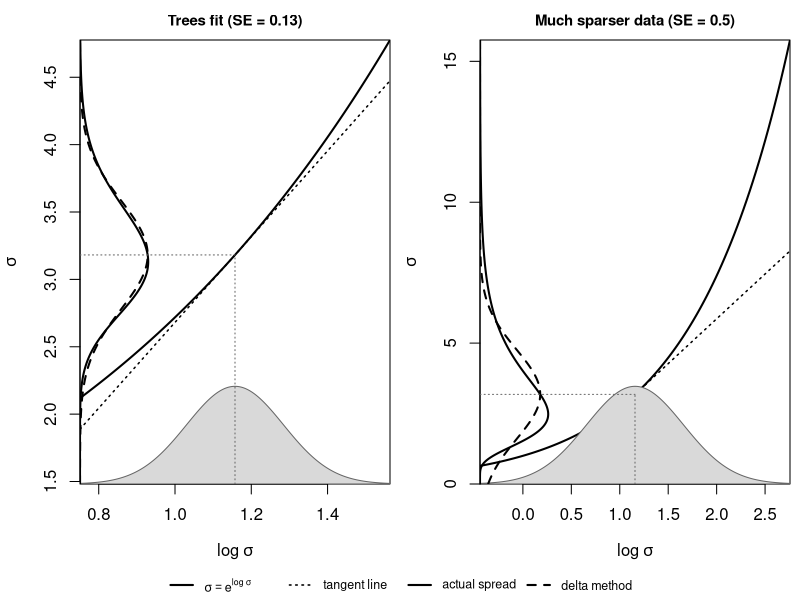
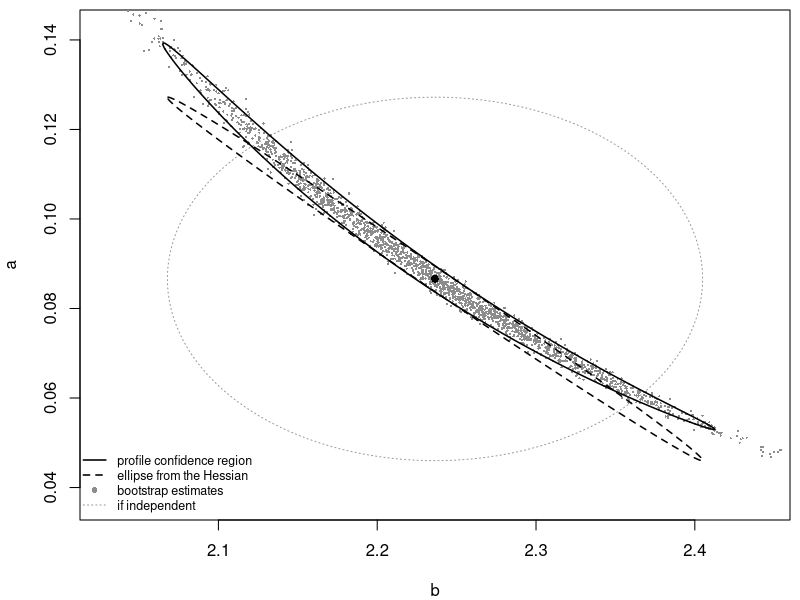
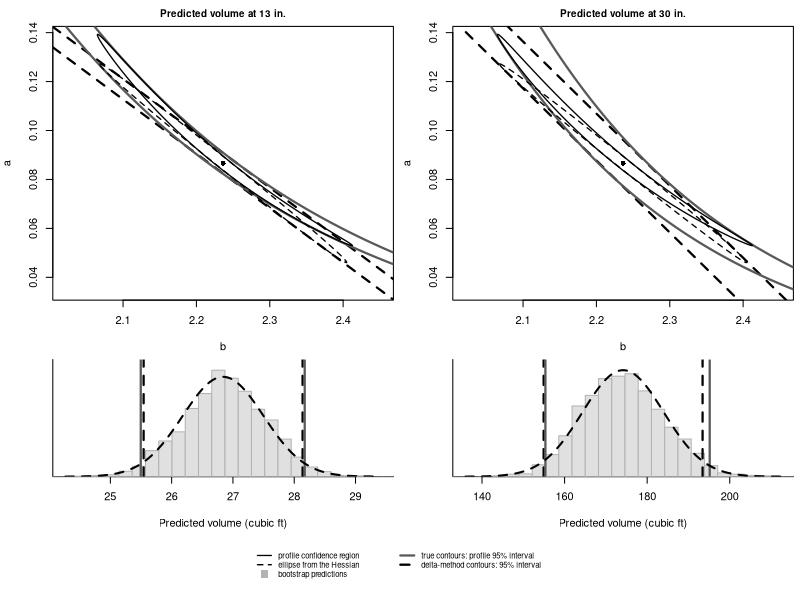

Write R code to recreate these figures, in order.
## ---- chunk 1
knitr::opts_chunk$set(echo = FALSE, warning = FALSE, message = FALSE,
                      fig.width = 6.5, fig.height = 3.2, fig.align = "center",
                      dev = "cairo_pdf")

diam <- trees$Girth      # diameter (in), mislabeled "Girth"
vol <- trees$Volume      # volume (cubic ft)
nll_power <- function(par) -sum(dnorm(vol, par[1] * diam^par[2], exp(par[3]), log = TRUE))
ctrl <- list(parscale = c(0.01, 0.1, 0.1), reltol = 1e-14, maxit = 5000)
fit <- optim(c(0.15, 2, log(3)), nll_power, control = ctrl)
theta <- fit$par
Sigma <- solve(optimHess(theta, nll_power))
a <- theta[1]; b <- theta[2]; log_sig <- theta[3]; sig <- exp(log_sig)
se <- sqrt(diag(Sigma))
r_ab <- cov2cor(Sigma)[1, 2]
Sab <- Sigma[1:2, 1:2]

vol_at <- function(d0) a * d0^b
grad_at <- function(d0) c(d0^b, a * d0^b * log(d0))
se_delta <- function(d0) { g <- grad_at(d0); sqrt(drop(t(g) %*% Sab %*% g)) }
se_nocov <- function(d0) { g <- grad_at(d0); sqrt(sum(g^2 * diag(Sab))) }

f1 <- function(x) formatC(x, format = "f", digits = 1)
f2 <- function(x) formatC(x, format = "f", digits = 2)
f3 <- function(x) formatC(x, format = "f", digits = 3)
d0 <- 13
g13 <- grad_at(d0)
## ---- chunk 2
# parametric bootstrap of (a, b), and the profile deviance surface for (a, b)
set.seed(746)
mu_fit <- a * diam^b
boot_ab <- t(replicate(2000, {
  v_sim <- rnorm(length(diam), mu_fit, sig)
  nll_sim <- function(p) -sum(dnorm(v_sim, p[1] * diam^p[2], exp(p[3]), log = TRUE))
  optim(theta, nll_sim, control = ctrl)$par[1:2]
}))
nll_prof <- function(aa, bb) {
  s2 <- mean((vol - aa * diam^bb)^2)
  length(vol) / 2 * (log(2 * pi * s2) + 1)
}
bg_prof <- seq(b - 4 * se[2], b + 4 * se[2], length.out = 600)
ag_prof <- seq(a - 4 * se[1], a + 4 * se[1], length.out = 600)
dev_prof <- 2 * (outer(bg_prof, ag_prof, Vectorize(function(bb, aa) nll_prof(aa, bb))) - fit$value)
## ---- chunk 3
r <- 1.96
ellipse_pts <- function(S, r) {
  t <- seq(0, 2 * pi, length.out = 200)
  pts <- t(c(a, b) + r * t(chol(S)) %*% rbind(cos(t), sin(t)))
  pts[, 2:1]
}
prof_region <- contourLines(bg_prof, ag_prof, dev_prof, levels = r^2)[[1]]
intervals <- function(d_pred) {
  s <- se_delta(d_pred); f_hat <- vol_at(d_pred)
  list(f_hat = f_hat, s = s, delta = f_hat + c(-1, 1) * r * s,
       prof = range(prof_region$y * d_pred^prof_region$x),
       boot = quantile(boot_ab[, 1] * d_pred^boot_ab[, 2], c(0.025, 0.975)))
}
iv13 <- intervals(13); iv30 <- intervals(30)
## ---- chunk 4
tangent_panel <- function(se_th, main) {
  th_lo <- log_sig - 3.2 * se_th; th_hi <- log_sig + 3.2 * se_th
  y_lo <- max(0, exp(th_lo) - 0.6 * (sig - exp(th_lo)))
  y_hi <- exp(th_hi)
  plot(NA, xlim = c(th_lo, th_hi), ylim = c(y_lo, y_hi), xaxs = "i", yaxs = "i",
       xlab = expression(log ~ sigma), ylab = expression(sigma), main = main, cex.main = 0.9)
  curve(exp(x), from = th_lo, to = th_hi, add = TRUE, lwd = 2)
  abline(a = sig - sig * log_sig, b = sig, lty = 3, lwd = 1.5)
  xx <- seq(th_lo, th_hi, length.out = 300)
  dx <- dnorm(xx, log_sig, se_th)
  hgt <- 0.22 * (y_hi - y_lo)
  polygon(c(xx, rev(xx)), c(y_lo + hgt * dx / max(dx), rep(y_lo, 300)),
          col = "grey85", border = "grey40")
  yy <- seq(y_lo, y_hi, length.out = 400)
  wid <- 0.22 * (th_hi - th_lo)
  d_exact <- dlnorm(yy, log_sig, se_th)
  d_delta <- dnorm(yy, sig, sig * se_th)
  top <- max(d_exact, d_delta)
  lines(th_lo + wid * d_exact / top, yy, lwd = 2)
  lines(th_lo + wid * d_delta / top, yy, lwd = 2, lty = 2)
  segments(log_sig, y_lo, log_sig, sig, lty = 3, col = "grey40")
  segments(th_lo, sig, log_sig, sig, lty = 3, col = "grey40")
}
par(mfrow = c(1, 2), mar = c(4, 4, 2, 0.5), oma = c(1.8, 0, 0, 0))
tangent_panel(se[3], paste0("Trees fit (SE = ", f2(se[3]), ")"))
tangent_panel(0.5, "Much sparser data (SE = 0.5)")
par(fig = c(0, 1, 0, 1), oma = c(0, 0, 0, 0), mar = c(0, 0, 0, 0), new = TRUE)
plot.new()
legend("bottom", c(expression(sigma == e^{log ~ sigma}), "tangent line",
                   "actual spread", "delta method"),
       lwd = c(2, 1.5, 2, 2), lty = c(1, 3, 1, 2), bty = "n", cex = 0.75, horiz = TRUE)
## ---- chunk 5
par(mar = c(4, 4, 0.5, 0.5))
plot(NA, xlim = b + c(-2.6, 2.6) * se[2], ylim = a + c(-2.6, 2.9) * se[1],
     xaxs = "i", yaxs = "i", xlab = "b", ylab = "a")
lines(ellipse_pts(diag(diag(Sab)), r), col = "grey60", lty = 3)
points(boot_ab[, 2], boot_ab[, 1], pch = 16, cex = 0.3, col = "grey55")
polygon(ellipse_pts(Sab, r), border = "black", lwd = 1.5, lty = 2)
lines(prof_region$x, prof_region$y, lwd = 1.5)
points(b, a, pch = 16)
legend("bottomleft", c("profile confidence region", "ellipse from the Hessian",
                       "bootstrap estimates", "if independent"),
       lwd = c(1.5, 1.5, NA, 1), lty = c(1, 2, NA, 3), pch = c(NA, NA, 16, NA),
       col = c("black", "black", "grey55", "grey60"), bty = "n", cex = 0.75)
## ---- chunk 6
main_panel <- function(d_pred) {
  iv <- intervals(d_pred); g <- grad_at(d_pred)
  bg <- seq(b - 2.7 * se[2], b + 2.7 * se[2], length.out = 300)
  ag <- seq(a - 2.7 * se[1], a + 2.7 * se[1], length.out = 300)
  z <- outer(bg, ag, function(bb, aa) aa * d_pred^bb)
  plot(NA, xlim = range(bg), ylim = range(ag), xaxs = "i", yaxs = "i", xlab = "b", ylab = "a",
       main = paste0("Predicted volume at ", d_pred, " in."), cex.main = 0.9)
  for (lev in iv$delta) abline(a = a + (lev - iv$f_hat + g[2] * b) / g[1], b = -g[2] / g[1],
                               lty = 2, lwd = 2.2)
  contour(bg, ag, z, levels = iv$prof, drawlabels = FALSE, col = "grey35", lwd = 2.2, add = TRUE)
  polygon(ellipse_pts(Sab, r), border = "black", lwd = 1.3, lty = 2)
  lines(prof_region$x, prof_region$y, lwd = 1.3)
  points(b, a, pch = 16)
}
shadow_panel <- function(d_pred) {
  iv <- intervals(d_pred); step <- r * iv$s / 6
  f_boot <- boot_ab[, 1] * d_pred^boot_ab[, 2]
  xl <- iv$f_hat + c(-1, 1) * 4.2 * iv$s
  h <- hist(f_boot, breaks = seq(min(f_boot, xl[1]) - step, max(f_boot, xl[2]) + step, by = step),
            plot = FALSE)
  plot(NA, xlim = xl, ylim = c(0, max(h$density, dnorm(0, 0, iv$s)) * 1.1), xaxs = "i", yaxs = "i",
       xlab = "Predicted volume (cubic ft)", ylab = "", yaxt = "n", bty = "l")
  rect(h$breaks[-length(h$breaks)], 0, h$breaks[-1], h$density, col = "grey88", border = "grey70")
  abline(v = iv$delta, lty = 2, lwd = 2.2)
  abline(v = iv$prof, col = "grey35", lwd = 2.2)
  curve(dnorm(x, iv$f_hat, iv$s), add = TRUE, lwd = 2, lty = 2, n = 300)
}
layout(matrix(c(1, 2, 3, 4, 5, 5), 3, byrow = TRUE), heights = c(3, 1.5, 0.6))
par(mar = c(4, 4, 2, 0.5)); main_panel(13); main_panel(30)
par(mar = c(4, 4, 0.5, 0.5)); shadow_panel(13); shadow_panel(30)
par(mar = c(0, 0, 0, 0)); plot.new()
legend("center", c("profile confidence region", "ellipse from the Hessian", "bootstrap predictions",
                   "true contours: profile 95% interval", "delta-method contours: 95% interval"),
       col = c("black", "black", "grey70", "grey35", "black"), lwd = c(1.3, 1.3, NA, 2.2, 2.2),
       lty = c(1, 2, NA, 1, 2), pch = c(NA, NA, 15, NA, NA), pt.cex = 1.5,
       bty = "n", cex = 0.7, ncol = 2)
## ---- chunk 7
ci <- function(x) paste0("[", f2(x[1]), ", ", f2(x[2]), "]")
knitr::kable(data.frame(d = c(13, 30),
                        delta = c(ci(iv13$delta), ci(iv30$delta)),
                        prof = c(ci(iv13$prof), ci(iv30$prof)),
                        boot = c(ci(iv13$boot), ci(iv30$boot))),
             align = "c",
             col.names = c("Diameter (in)", "Delta method", "Profile likelihood", "Bootstrap"))
## ---- chunk 8
d_check <- c(8, 13, 21, 30)
boot <- sapply(d_check, function(d) boot_ab[, 1] * d^boot_ab[, 2])
tab <- data.frame(d = d_check, pred = f1(vol_at(d_check)),
                  delta = f2(sapply(d_check, se_delta)),
                  nocov = f2(sapply(d_check, se_nocov)),
                  boot = f2(apply(boot, 2, sd)))
knitr::kable(tab, align = "c",
             col.names = c("Diameter (in)", "Prediction (cubic ft)", "Delta-method SE",
                           "SE ignoring covariance", "Bootstrap SD"))
## ---- chunk 9
set.seed(746)
mvn_ab <- MASS::mvrnorm(1e5, c(a, b), Sab)
sd_mvn13 <- sd(mvn_ab[, 1] * 13^mvn_ab[, 2])
nll_loga <- function(p) -sum(dnorm(vol, exp(p[1]) * diam^p[2], exp(p[3]), log = TRUE))
S_loga <- solve(optimHess(c(log(a), b, log_sig), nll_loga))
mvn_loga <- MASS::mvrnorm(1e5, c(log(a), b), S_loga[1:2, 1:2])
sd_loga13 <- sd(exp(mvn_loga[, 1]) * 13^mvn_loga[, 2])
